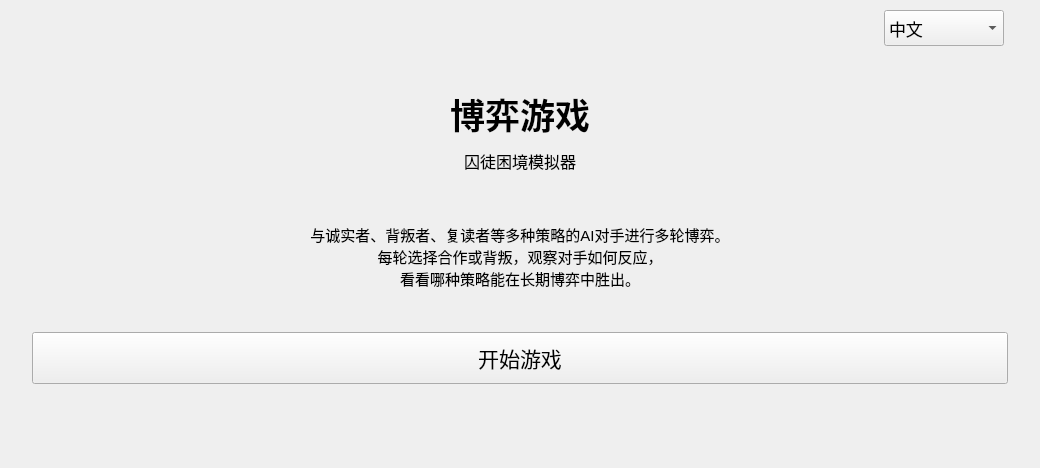
<?xml version="1.0" encoding="UTF-8"?>
<ui version="4.0">
 <class>Welcome</class>
 <widget class="QWidget" name="Welcome">
  <property name="geometry">
   <rect>
    <x>0</x>
    <y>0</y>
    <width>1040</width>
    <height>468</height>
   </rect>
  </property>
  <property name="windowTitle">
   <string>博弈游戏</string>
  </property>
  <layout class="QVBoxLayout" name="layoutWelcomeRoot">
   <property name="spacing">
    <number>0</number>
   </property>
   <property name="leftMargin">
    <number>0</number>
   </property>
   <property name="topMargin">
    <number>0</number>
   </property>
   <property name="rightMargin">
    <number>0</number>
   </property>
   <property name="bottomMargin">
    <number>0</number>
   </property>
   <item>
    <layout class="QHBoxLayout" name="layoutLangBar">
     <property name="spacing">
      <number>0</number>
     </property>
     <property name="leftMargin">
      <number>12</number>
     </property>
     <property name="topMargin">
      <number>10</number>
     </property>
     <property name="rightMargin">
      <number>36</number>
     </property>
     <property name="bottomMargin">
      <number>0</number>
     </property>
     <item>
      <spacer name="spacerLangLeft">
       <property name="orientation">
        <enum>Qt::Orientation::Horizontal</enum>
       </property>
       <property name="sizeHint" stdset="0">
        <size>
         <width>40</width>
         <height>20</height>
        </size>
       </property>
      </spacer>
     </item>
     <item>
      <widget class="QComboBox" name="comboLanguage">
       <property name="sizePolicy">
        <sizepolicy hsizetype="Preferred" vsizetype="Preferred">
         <horstretch>0</horstretch>
         <verstretch>0</verstretch>
        </sizepolicy>
       </property>
       <property name="minimumSize">
        <size>
         <width>120</width>
         <height>36</height>
        </size>
       </property>
       <property name="font">
        <font>
         <pointsize>13</pointsize>
        </font>
       </property>
       <item>
        <property name="text">
         <string>中文</string>
        </property>
       </item>
       <item>
        <property name="text">
         <string>English</string>
        </property>
       </item>
      </widget>
     </item>
    </layout>
   </item>
   <item>
    <layout class="QVBoxLayout" name="layoutWelcomeContent" stretch="1,1,1,1,1,1,1,2">
     <property name="spacing">
      <number>0</number>
     </property>
     <property name="leftMargin">
      <number>32</number>
     </property>
     <property name="rightMargin">
      <number>32</number>
     </property>
     <item>
      <spacer name="spacerTop">
       <property name="orientation">
        <enum>Qt::Orientation::Vertical</enum>
       </property>
       <property name="sizeHint" stdset="0">
        <size>
         <width>20</width>
         <height>40</height>
        </size>
       </property>
      </spacer>
     </item>
     <item>
      <widget class="QLabel" name="lblTitle">
       <property name="font">
        <font>
         <pointsize>26</pointsize>
         <bold>true</bold>
        </font>
       </property>
       <property name="text">
        <string>博弈游戏</string>
       </property>
       <property name="alignment">
        <set>Qt::AlignmentFlag::AlignCenter</set>
       </property>
      </widget>
     </item>
     <item>
      <widget class="QLabel" name="lblSubtitle">
       <property name="font">
        <font>
         <pointsize>12</pointsize>
        </font>
       </property>
       <property name="text">
        <string>囚徒困境模拟器</string>
       </property>
       <property name="alignment">
        <set>Qt::AlignmentFlag::AlignCenter</set>
       </property>
      </widget>
     </item>
     <item>
      <spacer name="spacerMid">
       <property name="orientation">
        <enum>Qt::Orientation::Vertical</enum>
       </property>
       <property name="sizeHint" stdset="0">
        <size>
         <width>20</width>
         <height>24</height>
        </size>
       </property>
      </spacer>
     </item>
     <item>
      <widget class="QLabel" name="lblDesc">
       <property name="font">
        <font>
         <pointsize>11</pointsize>
        </font>
       </property>
       <property name="text">
        <string>与诚实者、背叛者、复读者等多种策略的AI对手进行多轮博弈。
每轮选择合作或背叛，观察对手如何反应，
看看哪种策略能在长期博弈中胜出。</string>
       </property>
       <property name="alignment">
        <set>Qt::AlignmentFlag::AlignCenter</set>
       </property>
       <property name="wordWrap">
        <bool>true</bool>
       </property>
      </widget>
     </item>
     <item>
      <spacer name="spacerBtn">
       <property name="orientation">
        <enum>Qt::Orientation::Vertical</enum>
       </property>
       <property name="sizeHint" stdset="0">
        <size>
         <width>20</width>
         <height>32</height>
        </size>
       </property>
      </spacer>
     </item>
     <item>
      <widget class="QPushButton" name="btnStart">
       <property name="sizePolicy">
        <sizepolicy hsizetype="Expanding" vsizetype="Fixed">
         <horstretch>0</horstretch>
         <verstretch>0</verstretch>
        </sizepolicy>
       </property>
       <property name="minimumSize">
        <size>
         <width>0</width>
         <height>52</height>
        </size>
       </property>
       <property name="font">
        <font>
         <pointsize>16</pointsize>
        </font>
       </property>
       <property name="text">
        <string>开始游戏</string>
       </property>
      </widget>
     </item>
     <item>
      <spacer name="spacerBottom">
       <property name="orientation">
        <enum>Qt::Orientation::Vertical</enum>
       </property>
       <property name="sizeHint" stdset="0">
        <size>
         <width>20</width>
         <height>48</height>
        </size>
       </property>
      </spacer>
     </item>
    </layout>
   </item>
  </layout>
 </widget>
 <resources/>
 <connections/>
</ui>
